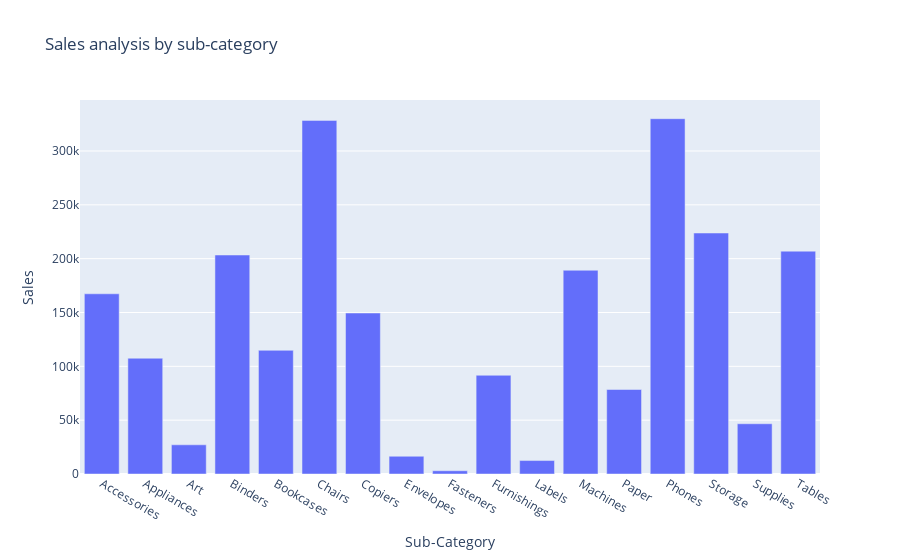

Notebook code for this chart:
### Code cell
px.bar(sales_by_sub_category,x= "Sub-Category",y = "Sales",title="Sales analysis by sub-category")

### Figure 1 — Plotly figure (JSON) as saved in the notebook; plotly's stock layout.template omitted (floating-point values rounded to 4 significant figures)
{"data": [{"alignmentgroup": "True", "hovertemplate": "Sub-Category=%{x}<br>Sales=%{y}<extra></extra>", "legendgroup": "", "marker": {"color": "#636efa", "pattern": {"shape": ""}}, "name": "", "offsetgroup": "", "orientation": "v", "showlegend": false, "textposition": "auto", "type": "bar", "x": ["Accessories", "Appliances", "Art", "Binders", "Bookcases", "Chairs", "Copiers", "Envelopes", "Fasteners", "Furnishings", "Labels", "Machines", "Paper", "Phones", "Storage", "Supplies", "Tables"], "xaxis": "x", "y": [167400.0, 107500.0, 27120.0, 203400.0, 114900.0, 328400.0, 149500.0, 16480.0, 3024.0, 91710.0, 12490.0, 189200.0, 78480.0, 330000.0, 223800.0, 46670.0, 207000.0], "yaxis": "y"}], "layout": {"barmode": "relative", "legend": {"tracegroupgap": 0}, "title": {"text": "Sales analysis by sub-category"}, "xaxis": {"anchor": "y", "domain": [0, 1], "title": {"text": "Sub-Category"}}, "yaxis": {"anchor": "x", "domain": [0, 1], "title": {"text": "Sales"}}}}
